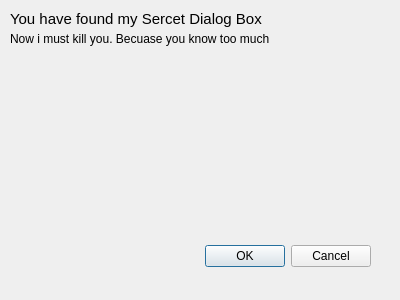
<?xml version="1.0" encoding="UTF-8"?>
<ui version="4.0">
 <class>Dialog</class>
 <widget class="QDialog" name="Dialog">
  <property name="geometry">
   <rect>
    <x>0</x>
    <y>0</y>
    <width>400</width>
    <height>300</height>
   </rect>
  </property>
  <property name="windowTitle">
   <string>Dialog</string>
  </property>
  <widget class="QDialogButtonBox" name="buttonBox">
   <property name="geometry">
    <rect>
     <x>30</x>
     <y>240</y>
     <width>341</width>
     <height>32</height>
    </rect>
   </property>
   <property name="orientation">
    <enum>Qt::Horizontal</enum>
   </property>
   <property name="standardButtons">
    <set>QDialogButtonBox::Cancel|QDialogButtonBox::Ok</set>
   </property>
  </widget>
  <widget class="QLabel" name="label">
   <property name="geometry">
    <rect>
     <x>10</x>
     <y>10</y>
     <width>331</width>
     <height>17</height>
    </rect>
   </property>
   <property name="font">
    <font>
     <pointsize>11</pointsize>
    </font>
   </property>
   <property name="text">
    <string>You have found my Sercet Dialog Box</string>
   </property>
  </widget>
  <widget class="QLabel" name="label_2">
   <property name="geometry">
    <rect>
     <x>10</x>
     <y>30</y>
     <width>331</width>
     <height>17</height>
    </rect>
   </property>
   <property name="text">
    <string>Now i must kill you. Becuase you know too much</string>
   </property>
  </widget>
 </widget>
 <resources/>
 <connections>
  <connection>
   <sender>buttonBox</sender>
   <signal>accepted()</signal>
   <receiver>Dialog</receiver>
   <slot>accept()</slot>
   <hints>
    <hint type="sourcelabel">
     <x>248</x>
     <y>254</y>
    </hint>
    <hint type="destinationlabel">
     <x>157</x>
     <y>274</y>
    </hint>
   </hints>
  </connection>
  <connection>
   <sender>buttonBox</sender>
   <signal>rejected()</signal>
   <receiver>Dialog</receiver>
   <slot>reject()</slot>
   <hints>
    <hint type="sourcelabel">
     <x>316</x>
     <y>260</y>
    </hint>
    <hint type="destinationlabel">
     <x>286</x>
     <y>274</y>
    </hint>
   </hints>
  </connection>
 </connections>
</ui>
